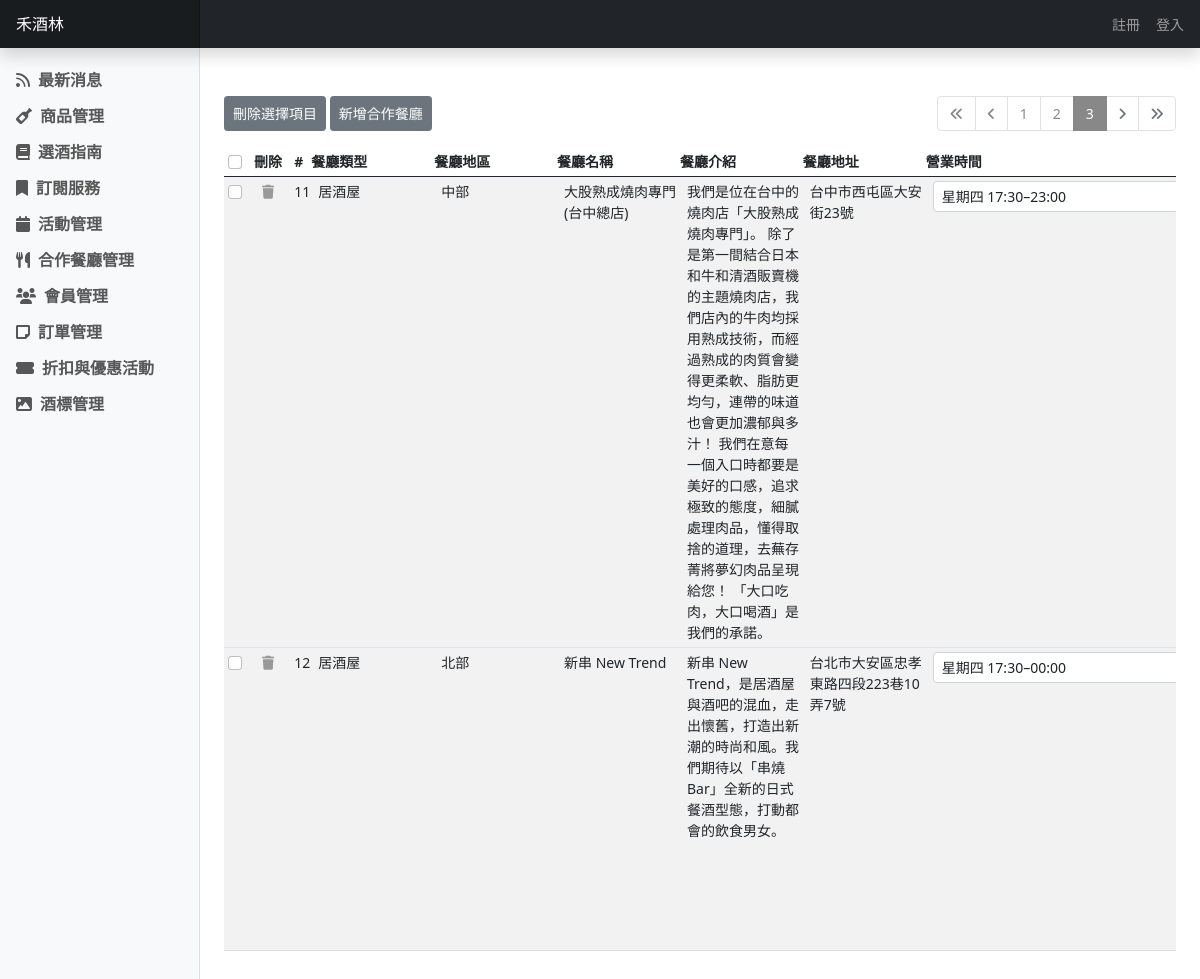
The page /restaurant.php?page=3 on the database its author committed.
### tables this page shows
CREATE TABLE `restaurant` (
  `res_id` int(11) NOT NULL,
  `res_type` varchar(20) NOT NULL COMMENT 'Fine Dining / 居酒屋 / Sake Bar',
  `res_area` varchar(2) NOT NULL COMMENT '北部 / 中部 / 南部',
  `res_name` varchar(50) NOT NULL COMMENT '陣列儲存營業時間資料\r\n"[""12:00–15:00 18:00–22:00"", \r\n""12:00–15:00 18:00–22:00"",\r\n""12:00–15:00 18:00–22:00"",\r\n""12:00–15:00 18:00–22:00"",\r\n""12:00–15:00 18:00–22:00"",\r\n""12:00–15:00 18:00–22:00"",\r\n""12:00–15:00 18:00–22:00""]"',
  `res_intro` varchar(255) NOT NULL,
  `res_address` varchar(255) NOT NULL,
  `res_ser_hours` varchar(255) NOT NULL,
  `res_t_number` varchar(20) NOT NULL,
  `web_link` varchar(255) DEFAULT NULL COMMENT '可為空值',
  `fb_link` varchar(255) DEFAULT NULL COMMENT '可為空值',
  `ig_link` varchar(255) DEFAULT NULL COMMENT '可為空值',
  `booking_link` varchar(255) DEFAULT NULL COMMENT '可為空值',
  `res_create_date` datetime NOT NULL COMMENT '自然產生',
  `res_update_date` datetime NOT NULL COMMENT '自然產生'
);

### restaurant.php (the view, shortened to what this page needs)
<?php require __DIR__. '\parts\__connect_db.php';
$sql_t = "SELECT COUNT(1) FROM restaurant";
$total = $pdo->query($sql_t)->fetch(PDO::FETCH_NUM)[0];
$perPage = 5;
$totalPages = ceil($total/$perPage);
$page = isset($_GET['page']) ? intval($_GET['page']) : 1 ;
$sql = sprintf("SELECT * FROM restaurant LIMIT %s, %s", ($page-1)*5, $perPage);
$rows = $pdo->query($sql)->fetchAll();
?>
<?php include __DIR__ . '\parts\__head.php'?>
<div class="d-flex justify-content-between mt-5">
    <div>
    <button type="button" class="btn btn-secondary btn-sm" onclick="deleteMany()">刪除選擇項目</button>
    <button type="button" class="btn btn-secondary btn-sm" onclick="location.href='restaurant_add.php'">新增合作餐廳</button>
    </div>
    <nav aria-label="Page navigation example">
        <ul class="pagination">
            <li class="page-item <?= 1==$page ? 'disabled' : '' ?>">
                <a class="page-link" href="?page=<?= $page-5 ?>"><i class="fas fa-angle-double-left"></i></a>
            </li>
            <li class="page-item <?= 1==$page ? 'disabled' : '' ?>">
                <a class="page-link" href="?page=<?= $page-1 ?>"><i class="fas fa-angle-left"></i></a>
            </li>
            <?php for($i=1; $i<=$totalPages; $i++): ?>
              <li class="page-item <?= $page==$i? 'active' : ''?>"><a class="page-link" href="?page=<?=$i?>"><?= $i ?></a></li>
            <?php endfor ?>
            <li class="page-item <?= $totalPages==$page ? 'disabled' : '' ?>">
                <a class="page-link" href="?page=<?= $page+1 ?>"><i class="fas fa-angle-right"></i></a>
            </li>
            <li class="page-item <?= $totalPages==$page ? 'disabled' : '' ?>">
                <a class="page-link" href="?page=<?= $page+5 ?>"><i class="fas fa-angle-double-right"></i></a>
            </li>
        </ul>
    </nav>
</div>
<div class="table-responsive" style="overflow-x: scroll; height: 80vh;">
    <table class="table table-striped table-sm">
        <thead>
            <tr class="d-flex">
                <th>
                    <input class="form-check-input" type="checkbox" value="" id="isAll"/>
                </th>
                <th style="flex: 0 0 auto; width: 3%; text-align: center">
                    刪除
                </th>
                <th>#</th>
                <th class="col-1">餐廳類型</th>
                <th class="col-1">餐廳地區</th>
                <th class="col-1">餐廳名稱</th>
                <th class="col-1">餐廳介紹</th>
                <th class="col-1">餐廳地址</th>
                <th class="col-3">營業時間</th>
            </tr>
        </thead>
        <tbody>
        <?php foreach($rows as $r) { ?>
            <tr class="d-flex">
                <td>
                    <input class="form-check-input check" type="checkbox" value="<?= $r['res_id']?>" />
                </td>
                <td style="flex: 0 0 auto; width: 3%; text-align: center">
                    <a href="javascript: delete_it(<?=$r['res_id']?>)"><i class="fas fa-trash"></i></a>
                </td>
                <td><?= htmlentities($r['res_id']) ?></td>
                <td class="col-1"><?= htmlentities($r['res_type']) ?></td>
                <td class="col-1"><?= htmlentities($r['res_area']) ?></td>
                <td class="col-1"><?= htmlentities($r['res_name']) ?></td>
                <td class="col-1"><?= htmlentities($r['res_intro']) ?></td>
                <td class="col-1"><?= htmlentities($r['res_address']) ?></td>
                <td class="col-3" data-time="<?= $r['res_id']?>"></td>
                <td class="col-1" style="overflow-wrap: break-word;"><?= htmlentities($r['res_t_number']) ?></td>
            </tr>
            <tr>
            <?php } ?>
        </tbody>
    </table>
</div>

### parts/dashboard.css (style rules this page uses)
body { font-size: .875rem; }
.sidebar { position: fixed; top: 0; bottom: 0; left: 0; z-index: 100; padding: 48px 0 0; box-shadow: inset -1px 0 0 rgba(0, 0, 0, .1); }
.navbar-brand { padding-top: .75rem; padding-bottom: .75rem; font-size: 1rem; background-color: rgba(0, 0, 0, .25); box-shadow: inset -1px 0 0 rgba(0, 0, 0, .25); }

### parts/__head.php (style rules this page uses)
.navbar-nav .nav-link { text-align: right; }
.rounded { border-radius: 0.25rem !important; }
.btn-toggle { display: inline-flex; align-items: center; padding: 0.25rem 1rem; font-weight: 600; color: rgba(0, 0, 0, 0.65); background-color: transparent; border: 0; }
ul li button i { margin-right: 0.5rem; }
td .fas { color: #999; }
.btn-group-sm > .btn, .btn-sm { height: 2.2rem; }
.page-item.active .page-link { background-color: #888; border-color: #888; }
.page-item a { color: #888; }
input[type='checkbox'] { cursor: pointer; }

### rows shown on the page
restaurant: res_id "11", res_type "居酒屋", res_area "中部", res_name "大股熟成燒肉專門 (台中總店)", res_intro "我們是位在台中的燒肉店「大股熟成燒肉專門」。 除了是第一間結合日本和牛和清酒販賣機的主題燒肉店，我們店內的牛肉均採用熟成技術，而經過熟成的肉質會變得更柔軟、脂肪更均勻，連帶的味道也會更加濃郁與多汁！ 我們在意每一個入口時都要是美好的口感，追求極致的態度，細膩處理肉品，懂得取捨的道理，去蕪存菁將夢幻肉品呈現給您！ 「大口吃肉，大口喝酒」是我們的承諾。", res_address "台中市西屯區大安街23號"
restaurant: res_id "12", res_type "居酒屋", res_area "北部", res_name "新串 New Trend", res_intro "新串 New Trend，是居酒屋與酒吧的混血，走出懷舊，打造出新潮的時尚和風。我們期待以「串燒Bar」全新的日式餐酒型態，打動都會的飲食男女。", res_address "台北市大安區忠孝東路四段223巷10弄7號"
